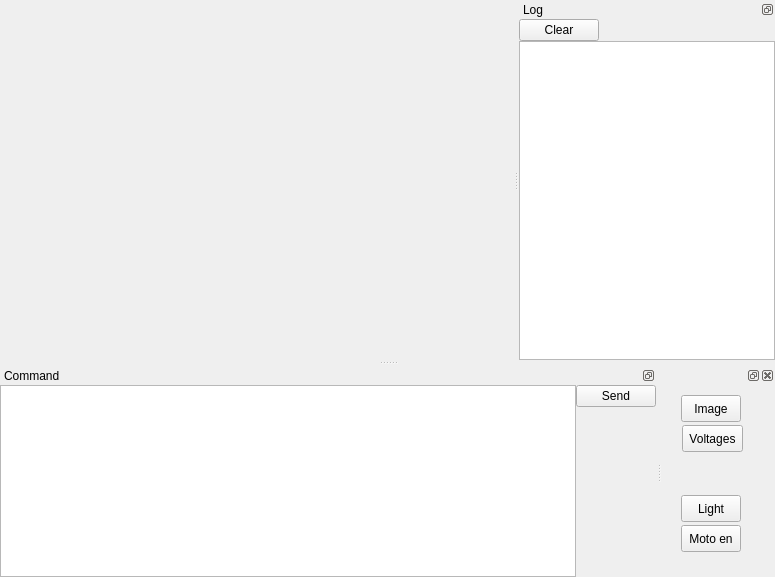
<?xml version="1.0" encoding="UTF-8"?>
<ui version="4.0">
 <class>MainWnd</class>
 <widget class="QMainWindow" name="MainWnd">
  <property name="geometry">
   <rect>
    <x>0</x>
    <y>0</y>
    <width>775</width>
    <height>577</height>
   </rect>
  </property>
  <property name="windowTitle">
   <string>Tracked camera client software</string>
  </property>
  <widget class="QWidget" name="cw">
   <layout class="QVBoxLayout" name="verticalLayout">
    <item>
     <widget class="QLabel" name="imageLbl">
      <property name="text">
       <string/>
      </property>
     </widget>
    </item>
   </layout>
  </widget>
  <widget class="QMenuBar" name="menubar">
   <property name="geometry">
    <rect>
     <x>0</x>
     <y>0</y>
     <width>775</width>
     <height>25</height>
    </rect>
   </property>
  </widget>
  <widget class="QDockWidget" name="logDw">
   <property name="features">
    <set>QDockWidget::DockWidgetFloatable|QDockWidget::DockWidgetMovable</set>
   </property>
   <property name="windowTitle">
    <string>Log</string>
   </property>
   <attribute name="dockWidgetArea">
    <number>2</number>
   </attribute>
   <widget class="QWidget" name="dockWidgetContents">
    <layout class="QVBoxLayout" name="verticalLayout_2">
     <property name="spacing">
      <number>0</number>
     </property>
     <property name="margin">
      <number>0</number>
     </property>
     <item>
      <widget class="QWidget" name="widget" native="true">
       <layout class="QVBoxLayout" name="verticalLayout_3">
        <property name="spacing">
         <number>0</number>
        </property>
        <property name="margin">
         <number>0</number>
        </property>
        <item>
         <layout class="QHBoxLayout" name="horizontalLayout">
          <item>
           <widget class="QPushButton" name="clear">
            <property name="text">
             <string>Clear</string>
            </property>
           </widget>
          </item>
          <item>
           <spacer name="horizontalSpacer">
            <property name="orientation">
             <enum>Qt::Horizontal</enum>
            </property>
            <property name="sizeHint" stdset="0">
             <size>
              <width>40</width>
              <height>20</height>
             </size>
            </property>
           </spacer>
          </item>
         </layout>
        </item>
        <item>
         <widget class="QTextBrowser" name="log"/>
        </item>
       </layout>
      </widget>
     </item>
    </layout>
   </widget>
  </widget>
  <widget class="QDockWidget" name="cmdDw">
   <property name="features">
    <set>QDockWidget::DockWidgetFloatable|QDockWidget::DockWidgetMovable</set>
   </property>
   <property name="windowTitle">
    <string>Command</string>
   </property>
   <attribute name="dockWidgetArea">
    <number>8</number>
   </attribute>
   <widget class="QWidget" name="dockWidgetContents_2">
    <layout class="QHBoxLayout" name="horizontalLayout_2">
     <property name="spacing">
      <number>0</number>
     </property>
     <property name="margin">
      <number>0</number>
     </property>
     <item>
      <widget class="QWidget" name="widget_2" native="true">
       <layout class="QHBoxLayout" name="horizontalLayout_3">
        <property name="spacing">
         <number>0</number>
        </property>
        <property name="margin">
         <number>0</number>
        </property>
        <item>
         <widget class="QPlainTextEdit" name="cmd"/>
        </item>
        <item>
         <layout class="QVBoxLayout" name="verticalLayout_4">
          <item>
           <widget class="QPushButton" name="send">
            <property name="text">
             <string>Send</string>
            </property>
           </widget>
          </item>
          <item>
           <spacer name="verticalSpacer">
            <property name="orientation">
             <enum>Qt::Vertical</enum>
            </property>
            <property name="sizeHint" stdset="0">
             <size>
              <width>20</width>
              <height>40</height>
             </size>
            </property>
           </spacer>
          </item>
         </layout>
        </item>
       </layout>
      </widget>
     </item>
    </layout>
   </widget>
  </widget>
  <widget class="QDockWidget" name="btnsDw">
   <attribute name="dockWidgetArea">
    <number>8</number>
   </attribute>
   <widget class="QWidget" name="dockWidgetContents_3">
    <widget class="QPushButton" name="imgBtn">
     <property name="geometry">
      <rect>
       <x>19</x>
       <y>10</y>
       <width>60</width>
       <height>27</height>
      </rect>
     </property>
     <property name="text">
      <string>Image</string>
     </property>
    </widget>
    <widget class="QPushButton" name="lightBtn">
     <property name="geometry">
      <rect>
       <x>19</x>
       <y>110</y>
       <width>60</width>
       <height>27</height>
      </rect>
     </property>
     <property name="text">
      <string>Light</string>
     </property>
     <property name="checkable">
      <bool>true</bool>
     </property>
    </widget>
    <widget class="QPushButton" name="motoEnBtn">
     <property name="geometry">
      <rect>
       <x>19</x>
       <y>140</y>
       <width>60</width>
       <height>27</height>
      </rect>
     </property>
     <property name="text">
      <string>Moto en</string>
     </property>
     <property name="checkable">
      <bool>true</bool>
     </property>
    </widget>
    <widget class="QPushButton" name="fwdBtn">
     <property name="geometry">
      <rect>
       <x>208</x>
       <y>10</y>
       <width>70</width>
       <height>27</height>
      </rect>
     </property>
     <property name="text">
      <string>Forward</string>
     </property>
    </widget>
    <widget class="QPushButton" name="bckBtn">
     <property name="geometry">
      <rect>
       <x>208</x>
       <y>40</y>
       <width>70</width>
       <height>27</height>
      </rect>
     </property>
     <property name="text">
      <string>Backward</string>
     </property>
    </widget>
    <widget class="QPushButton" name="ccwBtn">
     <property name="geometry">
      <rect>
       <x>127</x>
       <y>10</y>
       <width>80</width>
       <height>27</height>
      </rect>
     </property>
     <property name="text">
      <string>CCW</string>
     </property>
    </widget>
    <widget class="QPushButton" name="cwBtn">
     <property name="geometry">
      <rect>
       <x>280</x>
       <y>10</y>
       <width>80</width>
       <height>27</height>
      </rect>
     </property>
     <property name="text">
      <string>CW</string>
     </property>
    </widget>
    <widget class="QPushButton" name="leftFwdBtn">
     <property name="geometry">
      <rect>
       <x>127</x>
       <y>40</y>
       <width>80</width>
       <height>27</height>
      </rect>
     </property>
     <property name="text">
      <string>Left fwd</string>
     </property>
    </widget>
    <widget class="QPushButton" name="leftBtnBtn">
     <property name="geometry">
      <rect>
       <x>127</x>
       <y>70</y>
       <width>80</width>
       <height>27</height>
      </rect>
     </property>
     <property name="text">
      <string>Left bwd</string>
     </property>
    </widget>
    <widget class="QPushButton" name="rightFwdBtn">
     <property name="geometry">
      <rect>
       <x>280</x>
       <y>40</y>
       <width>80</width>
       <height>27</height>
      </rect>
     </property>
     <property name="text">
      <string>Right fwd</string>
     </property>
    </widget>
    <widget class="QPushButton" name="rightBwdBtn">
     <property name="geometry">
      <rect>
       <x>280</x>
       <y>70</y>
       <width>80</width>
       <height>27</height>
      </rect>
     </property>
     <property name="text">
      <string>Right bwd</string>
     </property>
    </widget>
    <widget class="QPushButton" name="voltsBtn">
     <property name="geometry">
      <rect>
       <x>20</x>
       <y>40</y>
       <width>61</width>
       <height>27</height>
      </rect>
     </property>
     <property name="text">
      <string>Voltages</string>
     </property>
    </widget>
   </widget>
  </widget>
 </widget>
 <resources/>
 <connections/>
</ui>
